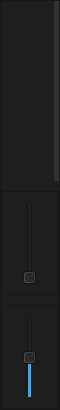
           <widget class="QFrame" name="frame_left_menu">
            <property name="minimumSize">
             <size>
              <width>60</width>
              <height>0</height>
             </size>
            </property>
            <property name="maximumSize">
             <size>
              <width>60</width>
              <height>16777215</height>
             </size>
            </property>
            <property name="styleSheet">
             <string notr="true">background-color: rgb(30, 30, 30);</string>
            </property>
            <property name="frameShape">
             <enum>QFrame::StyledPanel</enum>
            </property>
            <property name="frameShadow">
             <enum>QFrame::Raised</enum>
            </property>
            <layout class="QVBoxLayout" name="verticalLayout_4">
             <property name="spacing">
              <number>10</number>
             </property>
             <property name="leftMargin">
              <number>0</number>
             </property>
             <property name="topMargin">
              <number>0</number>
             </property>
             <property name="rightMargin">
              <number>0</number>
             </property>
             <property name="bottomMargin">
              <number>0</number>
             </property>
             <item alignment="Qt::AlignTop">
              <widget class="QFrame" name="frame_top_menus">
               <property name="frameShape">
                <enum>QFrame::NoFrame</enum>
               </property>
               <property name="frameShadow">
                <enum>QFrame::Raised</enum>
               </property>
               <layout class="QVBoxLayout" name="verticalLayout_5">
                <property name="spacing">
                 <number>0</number>
                </property>
                <property name="leftMargin">
                 <number>0</number>
                </property>
                <property name="topMargin">
                 <number>0</number>
                </property>
                <property name="rightMargin">
                 <number>0</number>
                </property>
                <property name="bottomMargin">
                 <number>0</number>
                </property>
                <item>
                 <widget class="QPushButton" name="btn_page_1">
                  <property name="minimumSize">
                   <size>
                    <width>0</width>
                    <height>60</height>
                   </size>
                  </property>
                  <property name="font">
                   <font>
                    <weight>75</weight>
                    <bold>true</bold>
                   </font>
                  </property>
                  <property name="styleSheet">
                   <string notr="true">QPushButton {	
	background-image: url(:/Logos/Logos/LogoU60x60.png);
	background-position: center;
    background-repeat: no-repeat;
	border: none;
	border-right: 5px solid rgb(50, 50, 50);
	background-color: rgb(30, 30, 30);
	text-align: left;
	padding-left: 45px;
}
QPushButton:hover {
	background-color: rgb(35, 35, 35);

	
}
QPushButton:pressed {	
	background-color: rgb(85, 255, 127);

}</string>
                  </property>
                  <property name="text">
                   <string/>
                  </property>
                 </widget>
                </item>
                <item>
                 <widget class="QPushButton" name="btn_page_2">
                  <property name="minimumSize">
                   <size>
                    <width>0</width>
                    <height>60</height>
                   </size>
                  </property>
                  <property name="font">
                   <font>
                    <weight>75</weight>
                    <bold>true</bold>
                   </font>
                  </property>
                  <property name="styleSheet">
                   <string notr="true">QPushButton {	
	
	background-image: url(:/Logos/Logos/robotarmicon.png);
	background-image: url(:/Logos/Logos/robotarmicon.png);
	background-position: center;
    background-repeat: no-repeat;
	border: none;
	border-right: 5px solid rgb(50, 50, 50);
	background-color: rgb(30, 30, 30);
	text-align: left;
	padding-left: 45px;
}
QPushButton:hover {
	background-color: rgb(35, 35, 35);

	
}
QPushButton:pressed {	
	background-color: rgb(85, 255, 127);

}</string>
                  </property>
                  <property name="text">
                   <string/>
                  </property>
                 </widget>
                </item>
                <item>
                 <widget class="QPushButton" name="btn_page_3">
                  <property name="minimumSize">
                   <size>
                    <width>0</width>
                    <height>60</height>
                   </size>
                  </property>
                  <property name="font">
                   <font>
                    <weight>75</weight>
                    <bold>true</bold>
                   </font>
                  </property>
                  <property name="styleSheet">
                   <string notr="true">QPushButton {	
	background-image: url(:/Logos/Logos/rotateicon.png);
	background-position: center;
    background-repeat: no-repeat;
	border: none;
	border-right: 5px solid rgb(50, 50, 50);
	background-color: rgb(30, 30, 30);
	text-align: left;
	padding-left: 45px;
}
QPushButton:hover {
	background-color: rgb(35, 35, 35);

	
}
QPushButton:pressed {	
	background-color: rgb(85, 255, 127);

}</string>
                  </property>
                  <property name="text">
                   <string/>
                  </property>
                 </widget>
                </item>
               </layout>
              </widget>
             </item>
             <item>
              <widget class="QFrame" name="frame_20">
               <property name="frameShape">
                <enum>QFrame::StyledPanel</enum>
               </property>
               <property name="frameShadow">
                <enum>QFrame::Raised</enum>
               </property>
               <layout class="QHBoxLayout" name="horizontalLayout_21">
                <item>
                 <widget class="QSlider" name="labSlider">
                  <property name="sizePolicy">
                   <sizepolicy hsizetype="Fixed" vsizetype="Preferred">
                    <horstretch>0</horstretch>
                    <verstretch>0</verstretch>
                   </sizepolicy>
                  </property>
                  <property name="styleSheet">
                   <string notr="true"/>
                  </property>
                  <property name="maximum">
                   <number>100</number>
                  </property>
                  <property name="orientation">
                   <enum>Qt::Vertical</enum>
                  </property>
                 </widget>
                </item>
               </layout>
              </widget>
             </item>
             <item>
              <widget class="QFrame" name="frame_19">
               <property name="frameShape">
                <enum>QFrame::StyledPanel</enum>
               </property>
               <property name="frameShadow">
                <enum>QFrame::Raised</enum>
               </property>
               <layout class="QHBoxLayout" name="horizontalLayout_20">
                <item>
                 <widget class="QSlider" name="labSlider2">
                  <property name="sizePolicy">
                   <sizepolicy hsizetype="Fixed" vsizetype="Preferred">
                    <horstretch>0</horstretch>
                    <verstretch>0</verstretch>
                   </sizepolicy>
                  </property>
                  <property name="minimum">
                   <number>-100</number>
                  </property>
                  <property name="maximum">
                   <number>100</number>
                  </property>
                  <property name="orientation">
                   <enum>Qt::Vertical</enum>
                  </property>
                 </widget>
                </item>
               </layout>
              </widget>
             </item>
            </layout>
           </widget>
